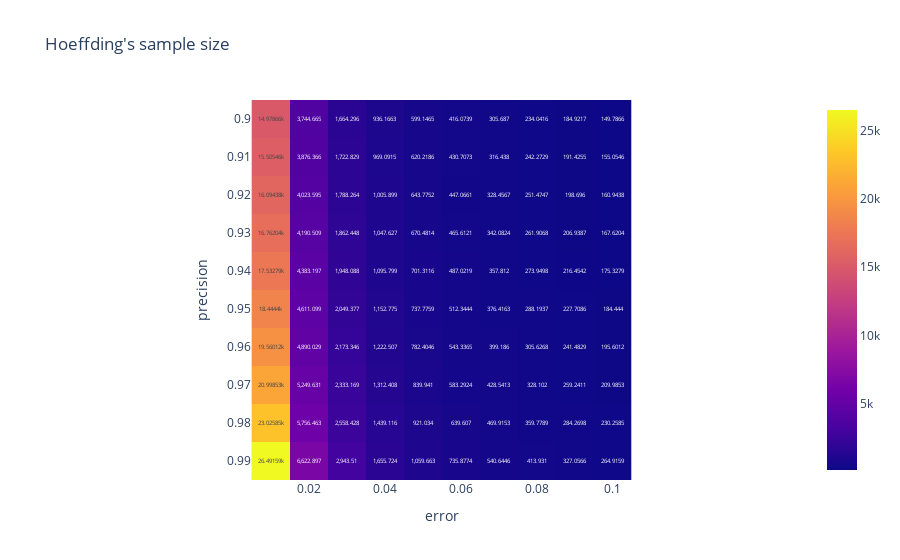

The notebook cell saved with this chart:
### Code cell
fig = px.imshow(list_ni, x=errors, y=1- tol_err, labels={"x": "error", "y": "precision"}, text_auto=True, title="Hoeffding's sample size")
fig.show(width=150, height=150)

### Figure 1 — Plotly figure (JSON) as saved in the notebook; plotly's stock layout.template omitted (floating-point values rounded to 4 significant figures)
{"data": [{"coloraxis": "coloraxis", "hovertemplate": "error: %{x}<br>precision: %{y}<br>color: %{z}<extra></extra>", "name": "0", "texttemplate": "%{z}", "type": "heatmap", "x": [0.01, 0.02, 0.03, 0.04, 0.05, 0.06, 0.07, 0.08, 0.09, 0.1], "xaxis": "x", "y": [0.99, 0.98, 0.97, 0.96, 0.95, 0.94, 0.93, 0.92, 0.91, 0.9], "yaxis": "y", "z": [[26490.0, 6623.0, 2944.0, 1656.0, 1060.0, 735.9, 540.6, 413.9, 327.1, 264.9], [23030.0, 5756.0, 2558.0, 1439.0, 921.0, 639.6, 469.9, 359.8, 284.3, 230.3], [21000.0, 5250.0, 2333.0, 1312.0, 839.9, 583.3, 428.5, 328.1, 259.2, 210.0], [19560.0, 4890.0, 2173.0, 1223.0, 782.4, 543.3, 399.2, 305.6, 241.5, 195.6], [18440.0, 4611.0, 2049.0, 1153.0, 737.8, 512.3, 376.4, 288.2, 227.7, 184.4], [17530.0, 4383.0, 1948.0, 1096.0, 701.3, 487.0, 357.8, 273.9, 216.5, 175.3], [16760.0, 4191.0, 1862.0, 1048.0, 670.5, 465.6, 342.1, 261.9, 206.9, 167.6], [16090.0, 4024.0, 1788.0, 1006.0, 643.8, 447.1, 328.5, 251.5, 198.7, 160.9], [15510.0, 3876.0, 1723.0, 969.1, 620.2, 430.7, 316.4, 242.3, 191.4, 155.1], [14980.0, 3745.0, 1664.0, 936.2, 599.1, 416.1, 305.7, 234.0, 184.9, 149.8]]}], "layout": {"coloraxis": {"colorscale": [[0, "#0d0887"], [0.1111, "#46039f"], [0.2222, "#7201a8"], [0.3333, "#9c179e"], [0.4444, "#bd3786"], [0.5556, "#d8576b"], [0.6667, "#ed7953"], [0.7778, "#fb9f3a"], [0.8889, "#fdca26"], [1, "#f0f921"]]}, "title": {"text": "Hoeffding's sample size"}, "xaxis": {"anchor": "y", "constrain": "domain", "domain": [0, 1], "scaleanchor": "y", "title": {"text": "error"}}, "yaxis": {"anchor": "x", "autorange": "reversed", "constrain": "domain", "domain": [0, 1], "title": {"text": "precision"}}}}
